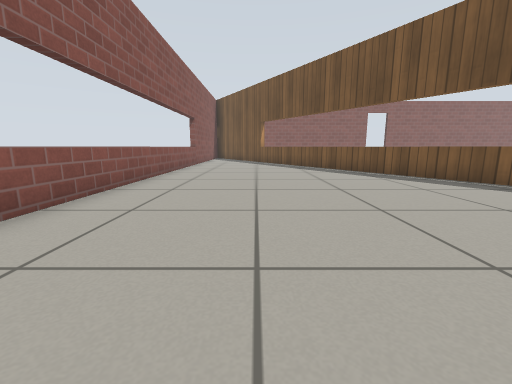
[1] (above)

16 first-person views from a walk through a world built for the Gazebo simulator. The camera is 0.5 m above the floor, tilts 10° down and sees 90° across. The floor is counted in squares, 0.5 m on a side. Each view is taken from the middle of a square. On the plan, view 1 faces up. The plan holds only what a view shows up to about 11 squares ahead; the rest is blank. The place goes on beyond the plan. Simple patterns stand in for the simulator's built-in surfaces.

[2]
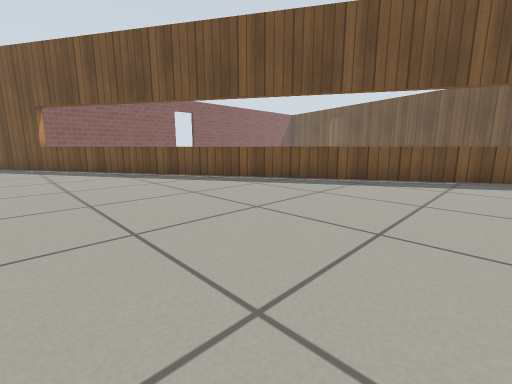

[3]
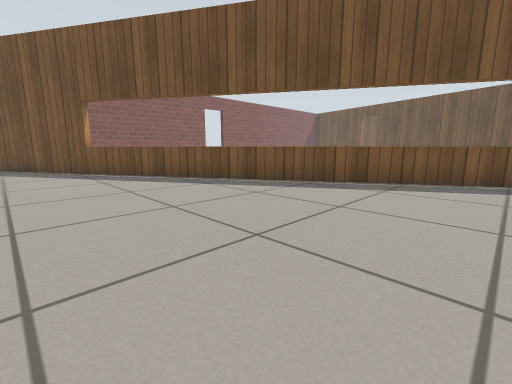

[4]
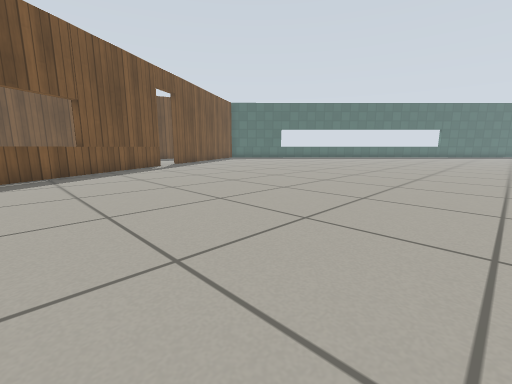

[5]
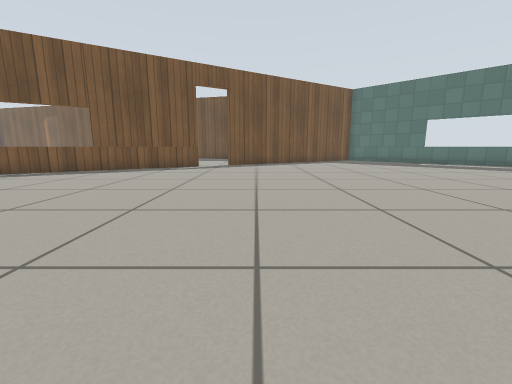

[6]
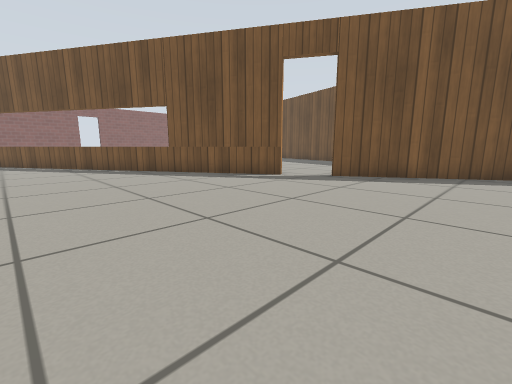

[7]
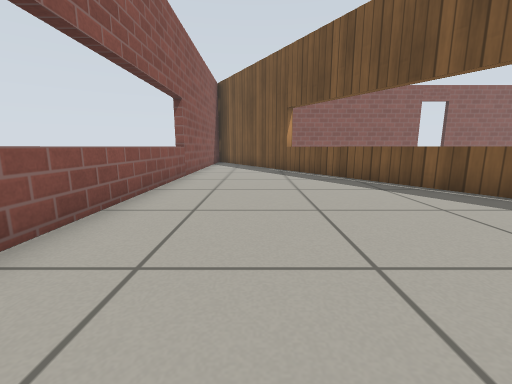

[8]
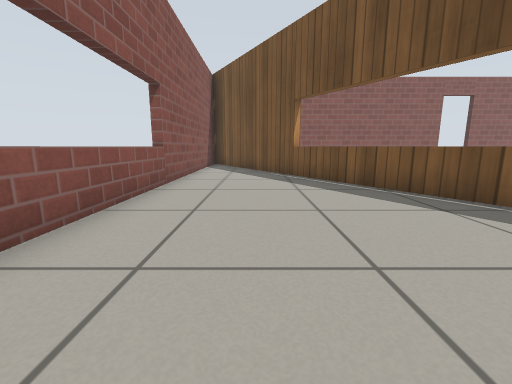

[9]
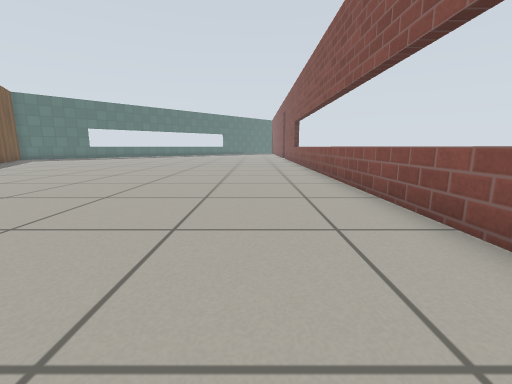

[10]
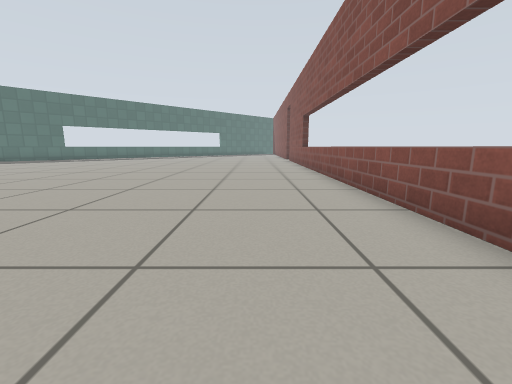

[11]
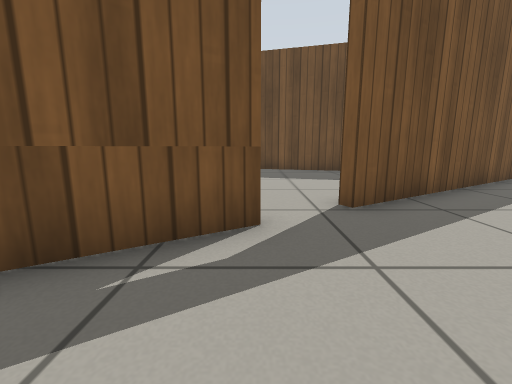

[12]
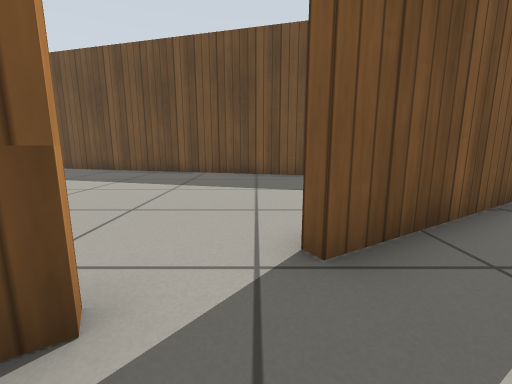

[13]
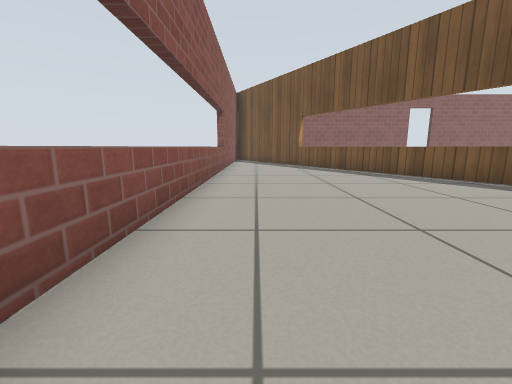

[14]
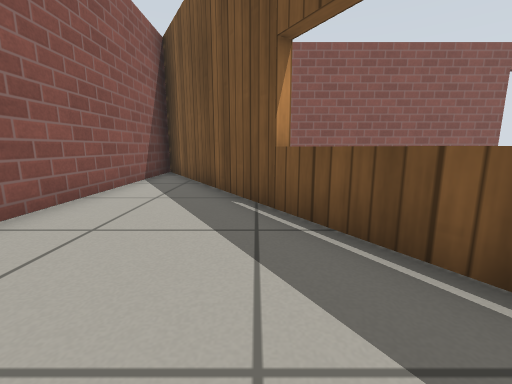

[15]
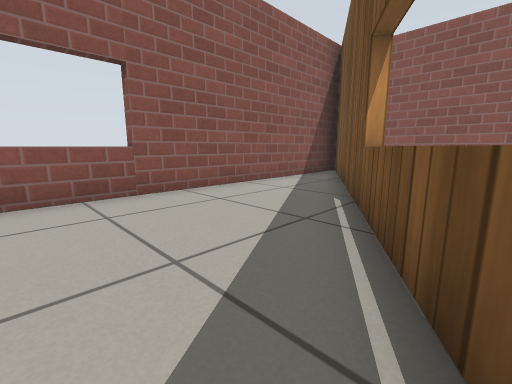

[16]
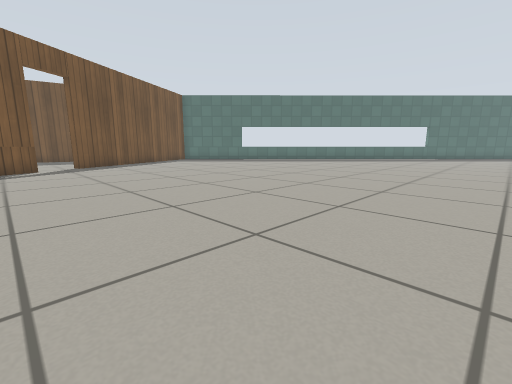

### Floor plan
Points are (right, up) in squares from view 1. A wall is a line through its corners. A room is listed if a view was taken in it or the views show most of it. See-through windows are left out.
Room 1 (views 1, 2, 3, 4, 5, 6, 7, 8, 9, 10, 11, 12, 13, 14, 15, 16)
walls: (8.8, 2.7) (9.2, 3); (11.2, -1.1) (-3.5, 23.3) (-3.5, -5.5); (15.1, -7.6) (12.1, -2.6)
ways out: open door at (12, -2)

Where each view was taken, in squares from view 1:
view 1: 0 up, 0 right, facing up
view 2: 3 up, 1 left, facing up-right
view 3: 6 up, 2 left, facing up-right
view 4: 5 up, 2 left, facing down-right
view 5: 4 down, 2 left, facing right
view 6: 7 down, 4 right, facing up-right
view 7: 6 up, 1 left, facing up
view 8: 8 up, 1 left, facing up
view 9: 9 up, 1 left, facing down
view 10: 6 up, 1 left, facing down
view 11: 1 down, 8 right, facing right
view 12: 2 down, 10 right, facing right
view 13: 3 up, 2 left, facing up
view 14: 13 up, 0 right, facing up
view 15: 13 up, 2 right, facing up-left
view 16: 0 up, 2 left, facing down-right
